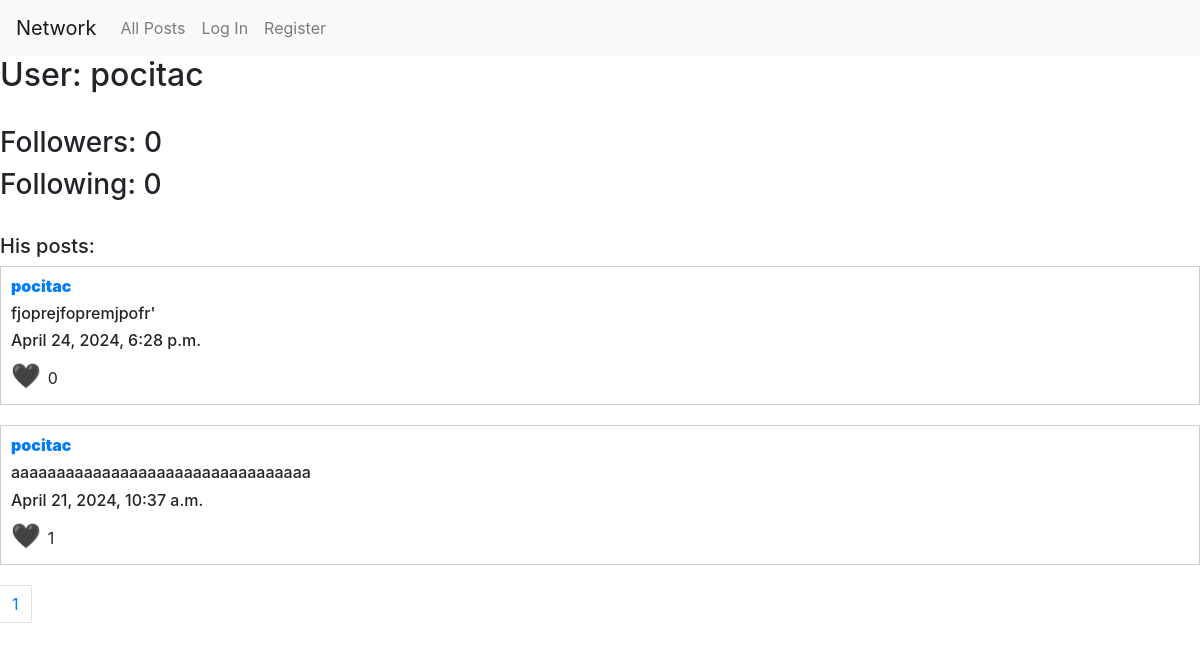
The page /profile/pocitac on the database as committed earlier.
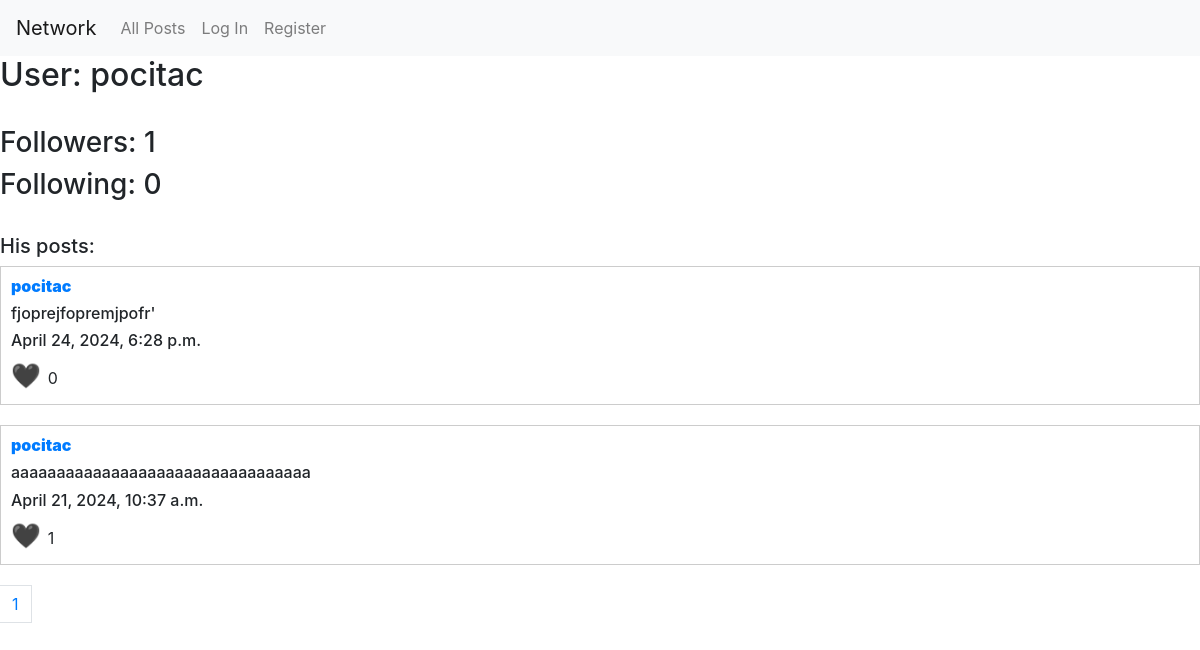
The same page on the database as committed later.
### network/models.py (models this page shows)
class User(AbstractUser):
    followers = models.ManyToManyField("self", symmetrical=False)

### network/views.py (the view)
def profile(request,author):
    posts = Post.objects.filter(author__username=author).order_by('-date')
    user_all = User.objects.get(username=author)
    paginator = Paginator(posts, 10)
    page_number = request.GET.get("page", 1)
    page_obj = paginator.get_page(page_number)
    list_stranek = [i for i in range(1, paginator.num_pages+1)]
    return render (request, "network/profile.html", {
        "posts": page_obj,
        "username_1":author,
        "user_all":user_all,
        "pages":list_stranek
        })

### network/templates/network/profile.html (shortened to what this page needs)
{% extends "network/all_posts.html" %}
{% block all_posts %}
<h2>User: {{username_1}}</h2>
<br>
<h3>Followers: {{user_all.followers.all.count}}</h3>
<h3>Following: {{user_all.user_set.all.count}}</h3>
<br>
<h5>His posts:</h5>
{% endblock %}
{% block pagination %}
<nav aria-label="Page navigation example">
    <ul class="pagination">
      {% for page_number in pages %}
      <li class="page-item"><a class="page-link" href="{% url 'profile' username_1 %}?page={{page_number }}">{{page_number}}</a></li>
      {% endfor %}
    </ul>
  </nav>
{% endblock %}

Rows that differ between the two databases and show on the page:
changed User "pocitac": followers.all.count "0" → "1"
